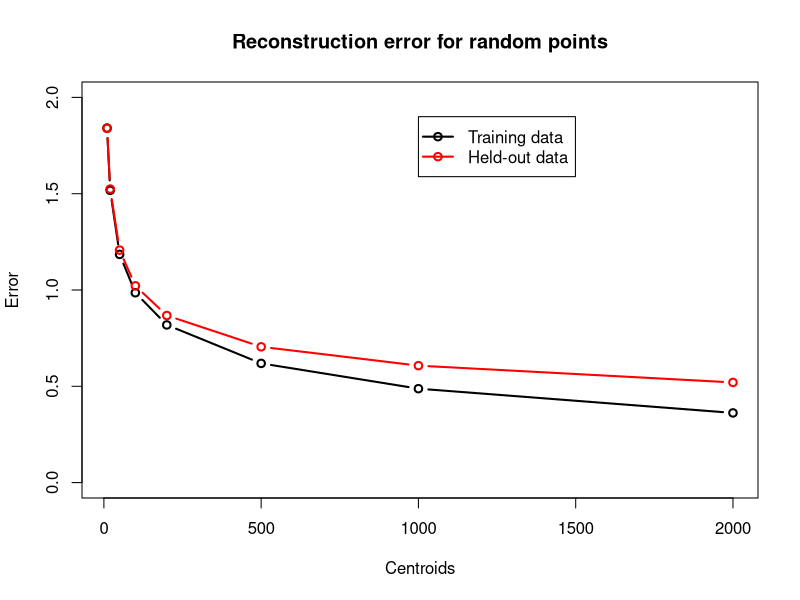
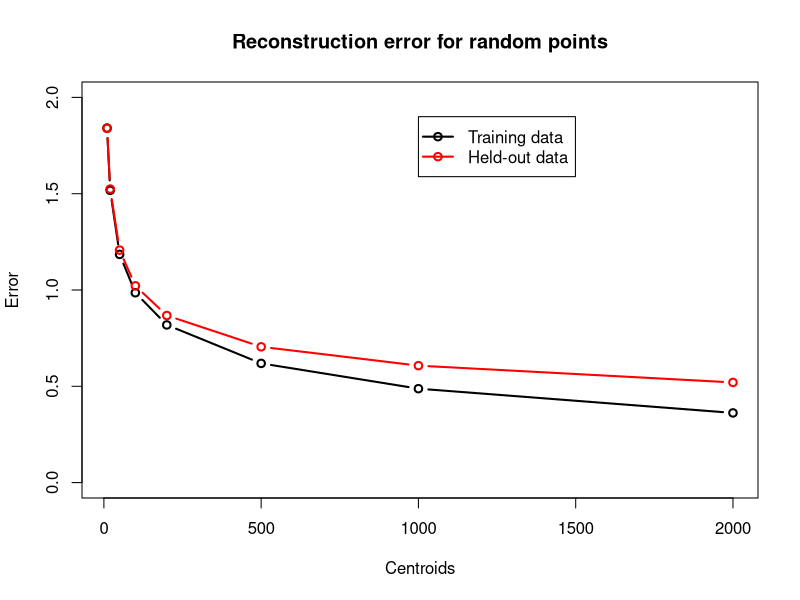
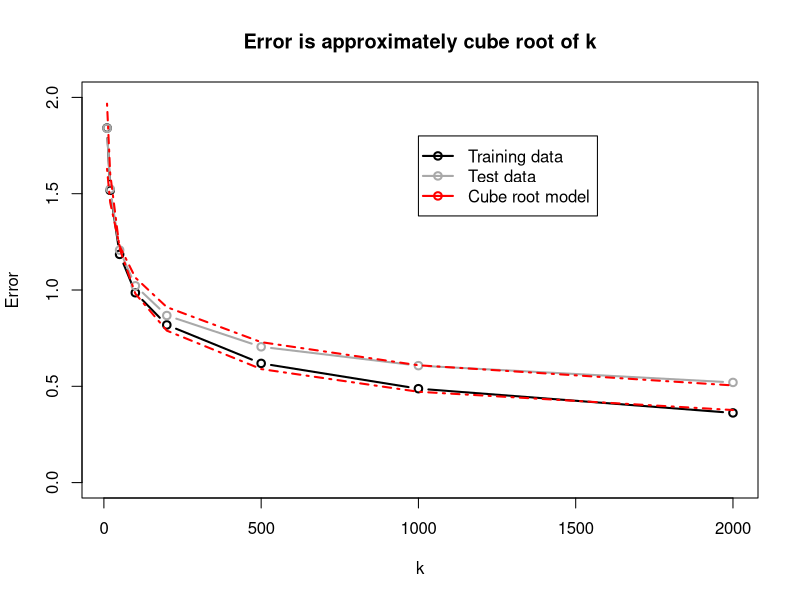
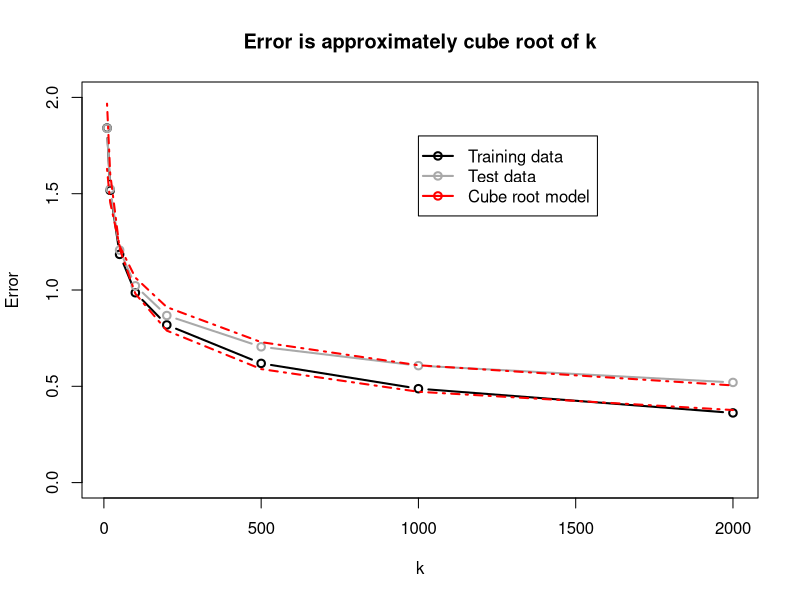

Write R code to recreate these figures, in order.
# Licensed to the Apache Software Foundation (ASF) under one or more
# contributor license agreements.  See the NOTICE file distributed with
# this work for additional information regarding copyright ownership.
# The ASF licenses this file to You under the Apache License, Version 2.0
# (the "License"); you may not use this file except in compliance with
# the License.  You may obtain a copy of the License at
#
#     http://www.apache.org/licenses/LICENSE-2.0
#
# Unless required by applicable law or agreed to in writing, software
# distributed under the License is distributed on an "AS IS" BASIS,
# WITHOUT WARRANTIES OR CONDITIONS OF ANY KIND, either express or implied.
# See the License for the specific language governing permissions and
# limitations under the License.

### fixed seed to allow repeatable results
set.seed(63)

### Original driver data. This will force our final results to be constrained
### to a 3-dimensional manifold
dim = 4
hidden = 10
embed = 15
raw.train = matrix(rnorm(dim*10000), ncol=dim, nrow=10000)
raw.test = matrix(rnorm(dim*10000), ncol=dim)

### Transformation to final data. This is a simple neural network kind of thing.
w1 = matrix(rnorm(dim*hidden), nrow=dim)
w2 = matrix(rnorm(hidden*embed), nrow=hidden)

sig = function(x) {1/(1+exp(-x)) - 0.5}
xform = function(input, w1, w2) {
    sig(input %*% w1) %*% w2
}

### The final data is 8 dimensional, but only looks complicated
train.data = xform(raw.train, w1, w2)
test.data = xform(raw.test, w1, w2)

### The encoder simply finds the nearest centroids
closest = function(v, k) {
    ## This is same as (centers - v)^2 but works with matrix centers and vector v
    ## numerical stability is probably poor
    distances = rowSums(k$centers^2) + sum(v^2) - 2 * k$centers %*% v
    close = min(distances)
    which(distances == close)
}

encode = function(data, k) {
    apply(data, 1, function(v){closest(v, k)})
}

decode = function(kx, k) {
    as.matrix(k$centers[kx,])
}

reconstruction.error = function(data, k) {
    mean(sqrt(rowSums((data - decode(encode(data, k), k))^2)))
}

k.10 = kmeans(train.data, centers=10, nstart=10, iter.max=50)
x.10 = reconstruction.error(train.data, k.10)
y.10 = reconstruction.error(test.data, k.10)
print(10)

k.20 = kmeans(train.data, centers=20, nstart=10, iter.max=50)
x.20 = reconstruction.error(train.data, k.20)
y.20 = reconstruction.error(test.data, k.20)
print(20)

k.50 = kmeans(train.data, centers=50, nstart=10, iter.max=50)
x.50 = reconstruction.error(train.data, k.50)
y.50 = reconstruction.error(test.data, k.50)
print(50)

k.100 = kmeans(train.data, centers=100, nstart=10, iter.max=50)
x.100 = reconstruction.error(train.data, k.100)
y.100 = reconstruction.error(test.data, k.100)
print(100)

k.200 = kmeans(train.data, centers=200, nstart=10, iter.max=50)
x.200 = reconstruction.error(train.data, k.200)
y.200 = reconstruction.error(test.data, k.200)
print(200)

k.500 = kmeans(train.data, centers=500, nstart=10, iter.max=50)
x.500 = reconstruction.error(train.data, k.500)
y.500 = reconstruction.error(test.data, k.500)
print(500)

k.1000 = kmeans(train.data, centers=1000, nstart=5, iter.max=50)
x.1000 = reconstruction.error(train.data, k.1000)
y.1000 = reconstruction.error(test.data, k.1000)
print(1000)

k.2000 = kmeans(train.data, centers=2000, nstart=3, iter.max=50)
x.2000 = reconstruction.error(train.data, k.2000)
y.2000 = reconstruction.error(test.data, k.2000)
print(2000)


points.fig = function() {
    plot(c(10,20,50,100,200,500,1000, 2000), 
     c(x.10, x.20, x.50, x.100, x.200, x.500, x.1000, x.2000),
     ylab="Error", xlab="Centroids", type='b',
     ylim=c(0,2), lwd=2,
     main="Reconstruction error for random points"
     )

    lines(c(10,20,50,100,200,500,1000,2000), 
          c(y.10, y.20,  y.50,  y.100,  y.200,  y.500,  y.1000,  y.2000),
          col='red', lwd=2, type='b')

    legend(1000, 1.9, legend=c("Training data", "Held-out data"), col=c("black", "red"), pch=21, lwd=2)
}

cube.root.fig = function() {
    x = data.frame(
        k=c(10, 20,  50,  100,  200,  500,  1000,  2000),
        test=c(y.10, y.20,  y.50,  y.100,  y.200,  y.500,  y.1000,  y.2000),
        train=c(x.10, x.20,  x.50,  x.100,  x.200,  x.500,  x.1000,  x.2000))
    x$rootK = x$k^(1/3)
    x$inv.train = 1/x$train
    x$inv.test = 1/x$test
    m.train = lm(inv.train ~ rootK, x)
    m.test = lm(inv.test ~ rootK, x)

    plot(train~k,x,type='b', xlab="k", ylab="Error", main="Error is approximately cube root of k",
         lwd=2, ylim=c(0,2))
    lines(test~k,x,type='b', col='darkgray', lwd=2)
    lines(x$k,1/predict(m.train, newdata=data.frame(rootK=exp(log(x$k)*0.33333))),
          lwd=2, lty=4, col='red')
    lines(x$k,1/predict(m.test, newdata=data.frame(rootK=exp(log(x$k)*0.33333))),
          lwd=2, lty=4, col='red')
    legend(1000, 1.8, legend=c("Training data", "Test data", "Cube root model"), col=c("black", "darkgray", "red"), pch=21, lwd=2)
}

pdf(file="points.pdf", width=5, height=5)
points.fig()
dev.off()

png(file="images/points.png", width=400, height=400, pointsize=12)
points.fig()
dev.off()

pdf(file="cube-root.pdf", width=5, height=5)
cube.root.fig()
dev.off()

png(file="images/cube-root.png", width=400, height=400, pointsize=12)
cube.root.fig()
dev.off()
